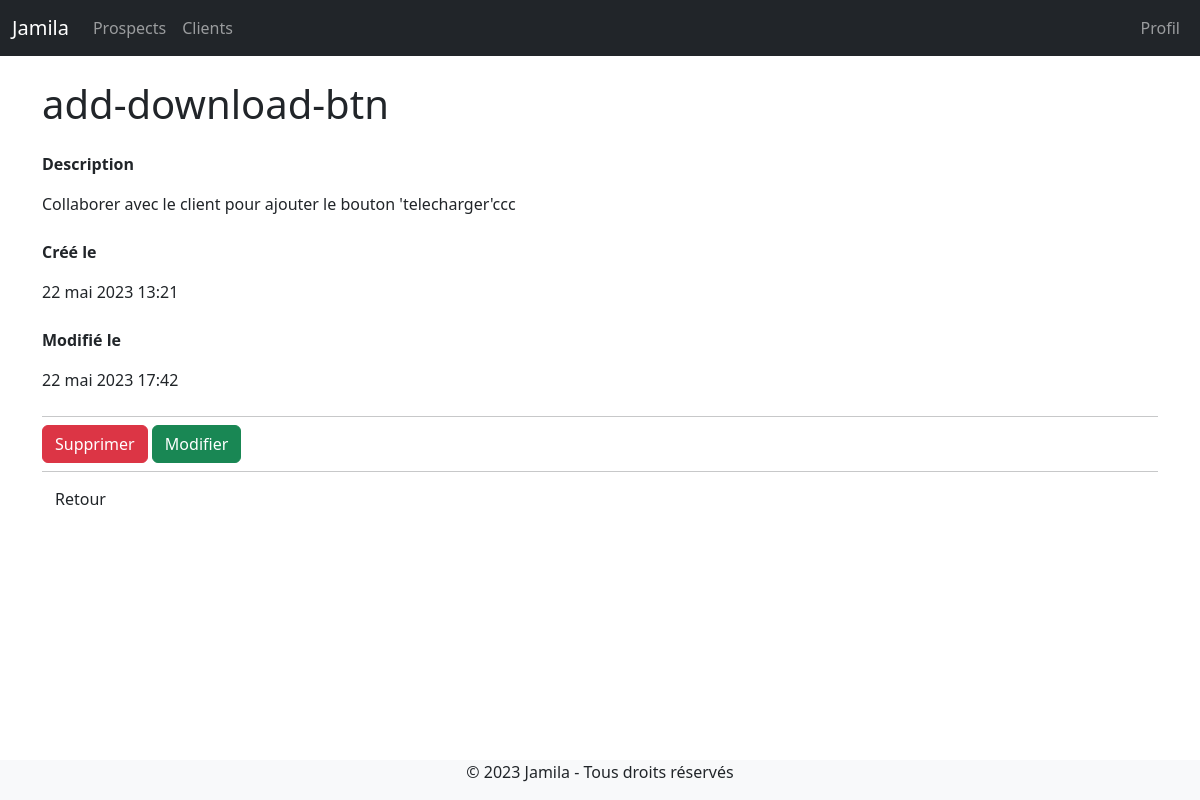
The page /client/4/ (signed in) on the database as committed earlier.
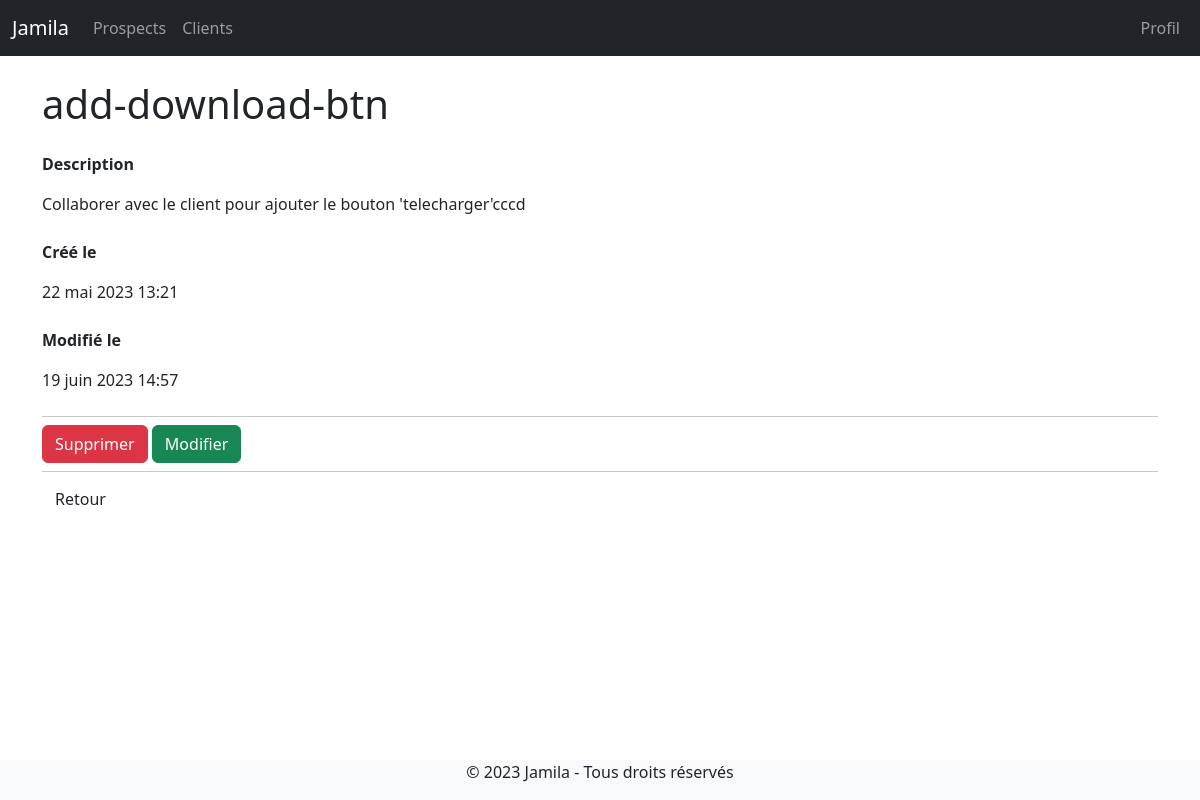
The same page on the database as committed later.
### client/models.py (models this page shows, shortened)
class Client(models.Model):
    team=models.ForeignKey(Team, related_name='teams', on_delete=models.CASCADE)
    name = models.CharField(max_length=255)
    email = models.EmailField()
    description = models.TextField(blank=True, null=True)
    created_by = models.ForeignKey(User, related_name='clients', on_delete=models.CASCADE)
    created_at = models.DateTimeField(auto_now_add=True)
    modified_at = models.DateTimeField(auto_now=True)
    class Meta:
        ordering= ('name',)

### client/views.py (the view)
# urls.py: path("<int:pk>/", views.clients_detail, name="clients_detail"),
@login_required
def clients_detail(request, pk):
    client=get_object_or_404(Client, created_by=request.user, pk=pk)
    return render(request, 'clients_detail.html', {'client':client})

### client/templates/clients_detail.html
{% extends 'base.html' %}
{% block content %}
    <div class="py-6 px-6">
        <h1 class="mb-4 text-xl"> {{ client.name}}</h1>
        {% if client.description %}
       <p><strong>Description</strong></p>
        <p class="mb-4"> {{client.description}} </p>
        {% endif %}
       <p><strong>Créé le</strong></p>
        <p class="mb-4"> {{client.created_at}} </p>
        <p><strong>Modifié le</strong></p>
        <p class="mb-4"> {{client.modified_at}} </p>
        <hr class="my-2">
        <a href="{% url 'client:clients_delete' client.id %} " class=" btn btn-danger">Supprimer</a>
        <a href="{% url 'client:clients_edit' pk=client.id %}" class="btn btn-success">Modifier</a>
        <hr class="my-2">
        <a href="{% url 'client:clients_list' %}" class=" btn">Retour</a>
    </div>
{% endblock%}

Rows that differ between the two databases and show on the page:
changed Client "add-download-btn": description "Collaborer avec le client pour ajouter le bouton 'telecharger'ccc" → "Collaborer avec le client pour ajouter le bouton 'telecharger'cccd"; modified_at "22 mai 2023 17:42" → "19 juin 2023 14:57"
